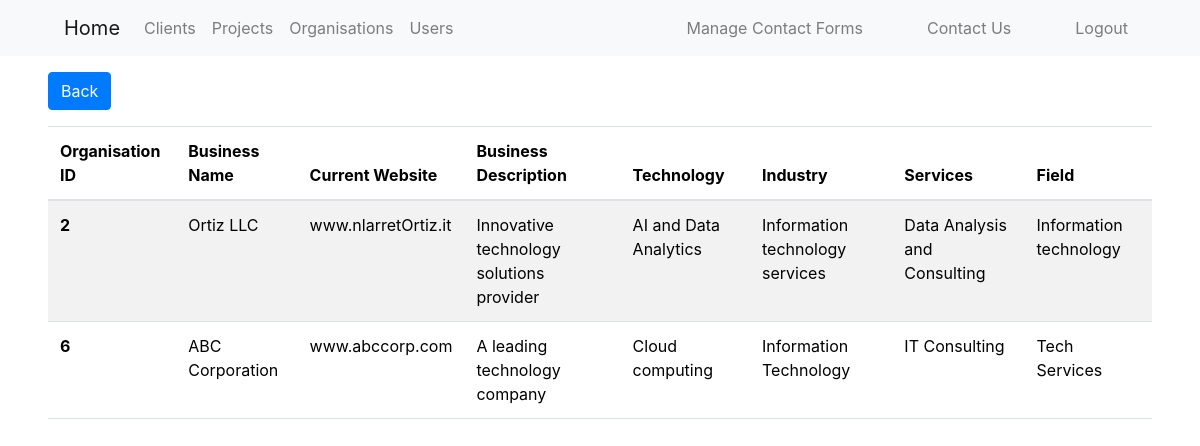
The app's page /client_pages/view_organisations.php?client_id=2 (signed in) with its own data.
### tables this page shows
CREATE TABLE ORGANISATIONS (
    org_id INT PRIMARY KEY AUTO_INCREMENT,
    business_name VARCHAR(100) NOT NULL,
    current_website VARCHAR(255),
    business_description TEXT,
    technology_currently_used VARCHAR(255),
    industry_operated_in VARCHAR(100),
    services_offered TEXT,
    field VARCHAR(100)
);

### client_pages/view_organisations.php (the view, shortened to what this page needs)
<?php
require_once("../authentication.php");
$id = $_GET['client_id'];
$queryOrganisations = "SELECT DISTINCT O.org_id AS Organization_ID, O.*
    FROM CLIENTS C
    JOIN CLIENTS_ORGANISATIONS CO ON C.client_id = CO.client_id
    JOIN ORGANISATIONS O ON CO.org_id = O.org_id
    WHERE C.client_id = :client_id";
$stmt = $dbh->prepare($queryOrganisations);
$stmt->bindParam(':client_id', $id, PDO::PARAM_INT);
$stmt->execute();
?>
<!doctype html>
<html lang="en">
<head>
    <link href="https://cdn.jsdelivr.net/npm/bootstrap@5.3.1/dist/css/bootstrap.min.css" rel="stylesheet">
    <link rel="stylesheet" href="https://maxcdn.bootstrapcdn.com/bootstrap/4.5.2/css/bootstrap.min.css">
</head>
<body>
<div class="mt-3 mb-3 ms-5">
    <a class="btn btn-primary" href="index.php" role="button">Back</a>
</div>
<div class="ms-5 me-5">
    <?php if (isset($noOrganisationsMessage)): ?>
        <div class="alert alert-info" role="alert">
            <?= $noOrganisationsMessage ?>
        </div>
    <?php else: ?>
        <table class="table table-striped">
            <thead>
            <tr>
                <th scope="col">Organisation ID</th>
                <th scope="col">Business Name</th>
                <th scope="col">Current Website</th>
                <th scope="col">Business Description</th>
                <th scope="col">Technology</th>
                <th scope="col">Industry</th>
                <th scope="col">Services</th>
                <th scope="col">Field</th>
            </tr>
            </thead>
            <tbody>
            <?php while ($row = $stmt->fetchObject()): ?>
            <tr>
                <th scope="row"><?= $row->org_id ?></th>
                <td class="business_name"><?= $row->business_name ?></td>
                <td class="current_website"><?= $row->current_website ?></td>
                <td class="business_description"><?= $row->business_description ?></td>
                <td class="technology_currently_used"><?= $row->technology_currently_used ?></td>
                <td class="industry_operated_in"><?= $row->industry_operated_in ?></td>
                <td class="services_offered"><?= $row->services_offered ?></td>
                <td class="field"><?= $row->field ?></td>
            </tr>
            <?php endwhile; ?>
            </tbody>
        </table>
    <?php endif; ?>
</div>
</body>
</html>

### records on screen
organisations: org_id "2", business_name "Ortiz LLC", current_website "www.nlarretOrtiz.it", business_description "Innovative technology solutions provider", technology_currently_used "AI and Data Analytics", industry_operated_in "Information technology services", services_offered "Data Analysis and Consulting", field "Information technology"
organisations: org_id "6", business_name "ABC Corporation", current_website "www.abccorp.com", business_description "A leading technology company", technology_currently_used "Cloud computing", industry_operated_in "Information Technology", services_offered "IT Consulting", field "Tech Services"
